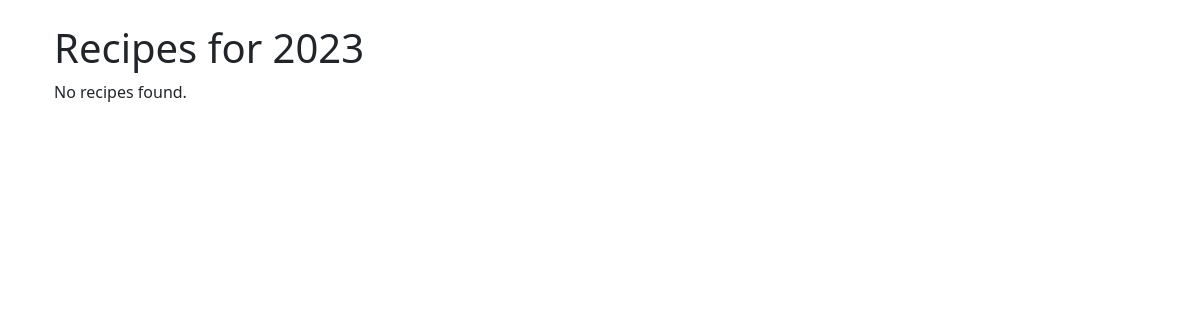
Before: / with the older database file.
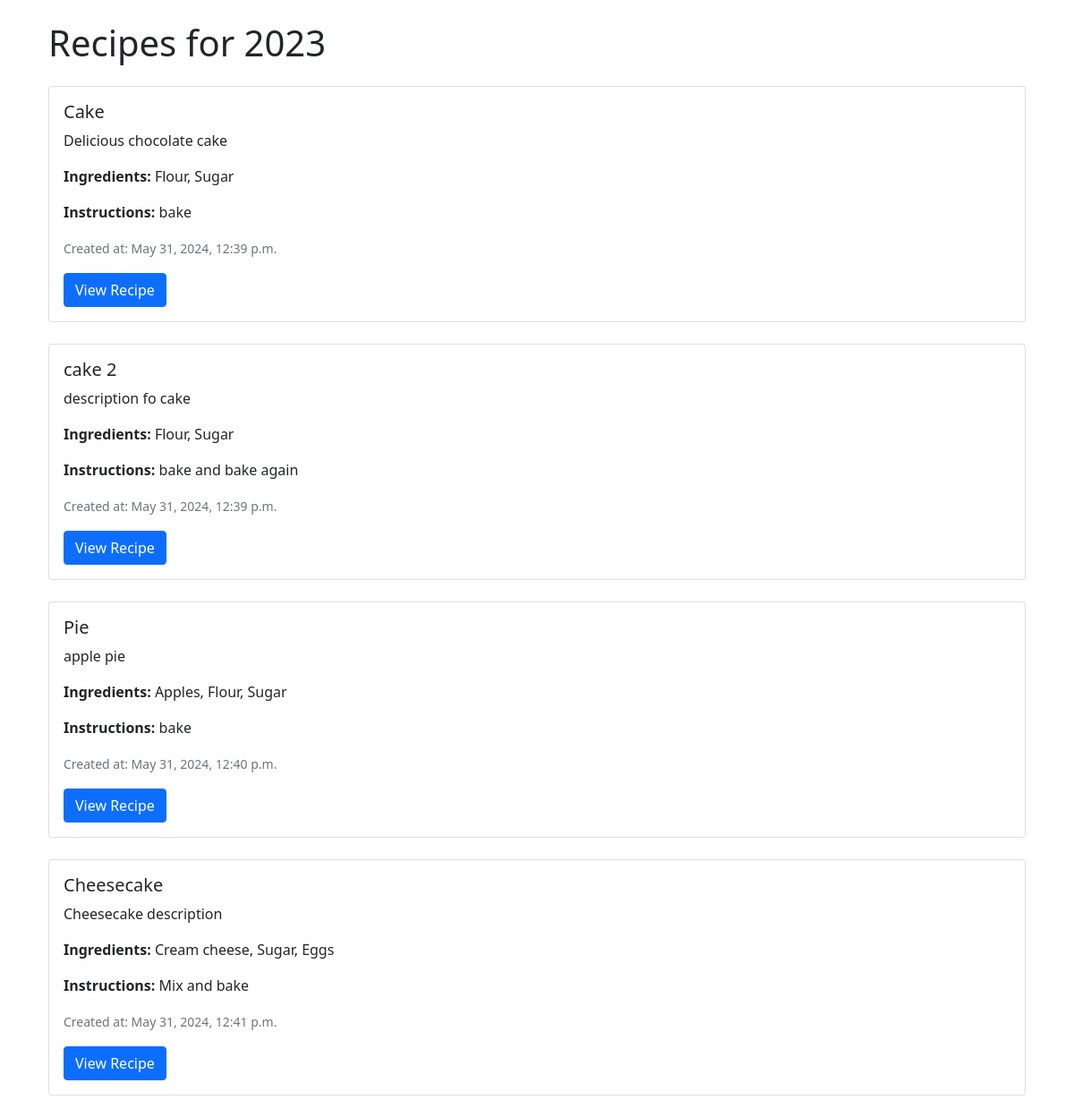
After: the same page with the newer database file.
### recipe/models.py (models this page shows, shortened)
class Recipe(models.Model):
    title = models.CharField(max_length=255)
    description = models.TextField()
    instructions = models.TextField()
    ingredients = models.TextField()
    created_at = models.DateTimeField(auto_now_add=True)
    updated_at = models.DateTimeField(auto_now=True)
    category = models.ForeignKey(Category, on_delete=models.CASCADE, related_name='categories')

### recipe/views.py (the view)
# urls.py: path('', views.main, name='main'),
def main(request):
    start_date = datetime.datetime(2024, 1, 1)
    end_date = datetime.datetime(2024, 12, 31, 23, 59, 59)
    recipes = Recipe.objects.filter(created_at__range=(start_date, end_date))
    return render(request, 'main.html', {'recipes': recipes})

### recipe/templates/main.html
{% extends 'base.html' %}
{% block content %}
  <div class="container">
    <h1>Recipes for 2023</h1>
    {% for recipe in recipes %}
      <div class="card my-4">
        <div class="card-body">
          <h5 class="card-title">{{ recipe.title }}</h5>
          <p class="card-text">{{ recipe.description }}</p>
          <p class="card-text"><strong>Ingredients:</strong> {{ recipe.ingredients }}</p>
          <p class="card-text"><strong>Instructions:</strong> {{ recipe.instructions }}</p>
          <p class="card-text"><small class="text-muted">Created at: {{ recipe.created_at }}</small></p>
          <a href="{% url 'recipe_detail' recipe.id %}" class="btn btn-primary">View Recipe</a>
        </div>
      </div>
    {% empty %}
      <p>No recipes found.</p>
    {% endfor %}
  </div>
{% endblock %}

### templates/base.html (shortened to what this page needs)
<!DOCTYPE html>
<html>
<head>
    <link rel="stylesheet" href="https://cdn.jsdelivr.net/npm/bootstrap@5.0.0-beta3/dist/css/bootstrap.min.css">
</head>
<body>
    <div class="container mt-4">
        {% block content %}
        {% endblock %}
    </div>
</body>
</html>

Changed rows visible on the page:
added Recipe: title "Cake", description "Delicious chocolate cake", ingredients "Flour, Sugar", instructions "bake", created_at "May 31, 2024, 12:39 p.m."
added Recipe: title "cake 2", description "description fo cake", ingredients "Flour, Sugar", instructions "bake and bake again", created_at "May 31, 2024, 12:39 p.m."
added Recipe: title "Pie", description "apple pie", ingredients "Apples, Flour, Sugar", instructions "bake", created_at "May 31, 2024, 12:40 p.m."
added Recipe: title "Cheesecake", description "Cheesecake description", ingredients "Cream cheese, Sugar, Eggs", instructions "Mix and bake", created_at "May 31, 2024, 12:41 p.m."
Other visible differences:
text no longer shown: "No recipes found."
